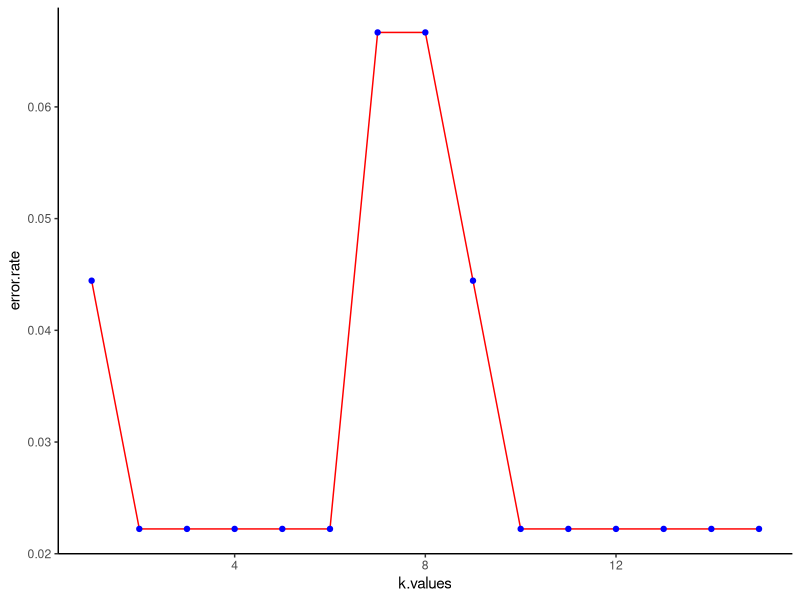

This chart was generated by the following R code:
## ---- chunk 1
knitr::opts_chunk$set(echo = TRUE)
## ---- chunk 2
rm(list = ls())
head(iris)
## ---- chunk 3
# Normalize columns except 5th column which is species
iris[1:4] <- lapply(iris[1:4],scale)
## ---- chunk 4
# mean looks nearly equal to 0 and standard deviation 1
lapply(iris[1:4],mean); sapply(iris[1:4],sd)
## ---- chunk 5
str(iris)
## ---- chunk 6
set.seed(101)
library(caTools)
sample <- sample.split(iris$Species, SplitRatio = 0.7)
train <- subset(iris, sample == TRUE)
test <- subset(iris, sample == FALSE)
## ---- chunk 7
library(class)
Predicted.species <- knn(train[1:4], test[1:4], train$Species, k = 1)
# Above equation giving me the predicted species for the test set, by using the information of species in train. 
## ---- chunk 8
mean(test$Species != Predicted.species)
# Not so bad
## ---- chunk 9
Predicted.species <- NULL
error.rate <- NULL

for (i in 1:15){
    set.seed(101)
    Predicted.species <- knn(train[1:4], test[1:4], train$Species, k = i)
    error.rate[i] <- mean(test$Species != Predicted.species)
}
## ---- chunk 10
k.values <- 1:15
error.df <- data.frame(error.rate, k.values)
## ---- chunk 11
library(ggplot2)
ggplot(aes(k.values, error.rate), data = error.df) + geom_line(color = 'red') + geom_point(color = 'blue') + theme_classic()
